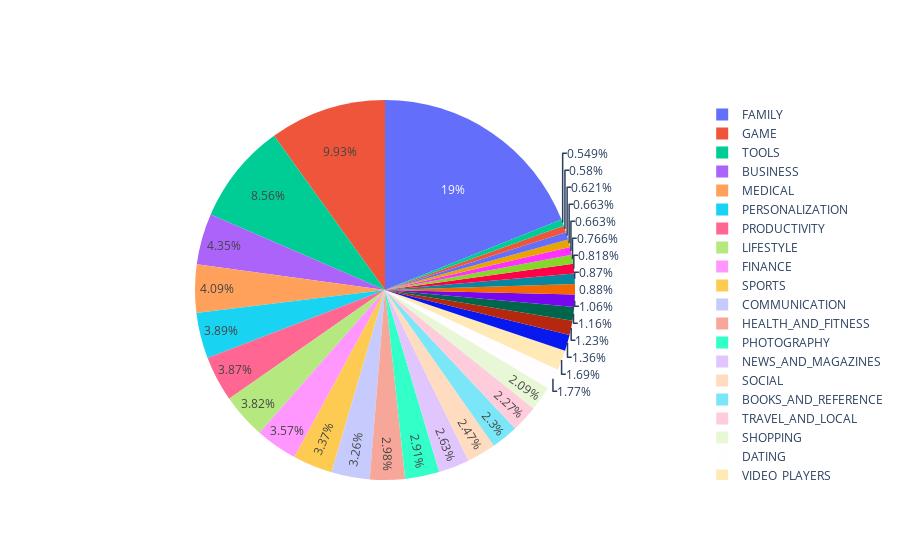

Notebook source saved alongside this figure:
### Markdown cell above
*Categories with least apps:*
5. Arts & Design
4. Events
3. Parenting
2. Comics
1. Beauty

### Code cell
number_of_apps_in_category = df_info['Category'].value_counts().sort_values(ascending=True)

data = [go.Pie(
        labels = number_of_apps_in_category.index,
        values = number_of_apps_in_category.values,
        hoverinfo = 'label+value'    
)]
plotly.offline.iplot(data, filename='active_category')

### Figure 1 — Plotly figure (JSON) as saved in the notebook; plotly's stock layout.template omitted (floating-point values rounded to 4 significant figures)
{"data": [{"hoverinfo": "label+value", "labels": ["BEAUTY", "COMICS", "PARENTING", "EVENTS", "ART_AND_DESIGN", "HOUSE_AND_HOME", "WEATHER", "LIBRARIES_AND_DEMO", "AUTO_AND_VEHICLES", "ENTERTAINMENT", "FOOD_AND_DRINK", "EDUCATION", "MAPS_AND_NAVIGATION", "VIDEO_PLAYERS", "DATING", "SHOPPING", "TRAVEL_AND_LOCAL", "BOOKS_AND_REFERENCE", "SOCIAL", "NEWS_AND_MAGAZINES", "PHOTOGRAPHY", "HEALTH_AND_FITNESS", "COMMUNICATION", "SPORTS", "FINANCE", "LIFESTYLE", "PRODUCTIVITY", "PERSONALIZATION", "MEDICAL", "BUSINESS", "TOOLS", "GAME", "FAMILY"], "type": "pie", "values": [53, 56, 60, 64, 64, 74, 79, 84, 85, 102, 112, 119, 131, 163, 171, 202, 219, 222, 239, 254, 281, 288, 315, 325, 345, 369, 374, 376, 395, 420, 827, 959, 1831]}], "layout": {}}
